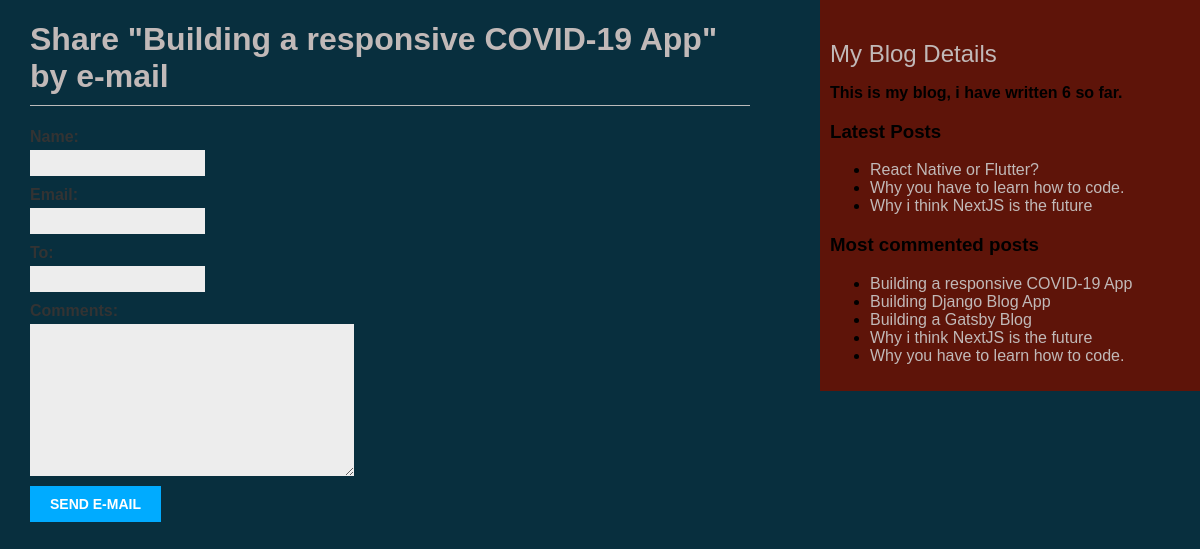
Screenshot of /blog/1/share/ with the database file from the repository.
### blog/models.py (models this page shows, shortened)
class Post(models.Model):
    STATUS_CHOICES = (
        ('draft', 'Draft'),
        ('published', 'Published'),
    )
    title = models.CharField(max_length=250)
    slug = models.SlugField(max_length=250, unique_for_date='publish')
    author = models.ForeignKey(User, related_name='tips_posts', on_delete=models.CASCADE)
    body = models.TextField()
    publish = models.DateTimeField(default = timezone.now)
    created = models.DateTimeField(auto_now_add=True)
    updated = models.DateTimeField(auto_now=True)
    status = models.CharField(max_length=10,
    choices=STATUS_CHOICES,
    default='draft')
    tags = TaggableManager()
    published = PublishedManager()
    class Meta:
        ordering = ('-publish',)
    def get_absolute_url(self):
        return reverse('blog:post_detail',args=[self.publish.year, self.publish.month, self.publish.day, self.slug])

### blog/views.py (the view)
# urls.py: path('<int:post_id>/share/', views.post_share, name='post_share'),
def post_share(request, post_id):
    post = get_object_or_404(Post, id=post_id, status='published')
    sent = False
    if request.method == 'POST':
        form = EmailPostForm(request.POST)
        if form.is_valid():
            cd = form.cleaned_data
            post_url = request.build_absolute_uri(post.get_absolute_url())
            subject = f"{cd['name']} recommends you read " f"{post.title}"
            message = f"Read {post.title} at {post_url}\n\n" f"{cd['name']}\'s comments: {cd['comments']}"
            send_mail(subject, message, 'sochenhie@gmail.com',[cd['to']])
            sent = True
    else:
        form = EmailPostForm()
    return render(request, 'blog/post/share.html', {'post': post, 'form': form, 'sent': sent })

### blog/forms.py
class EmailPostForm(forms.Form):
    name = forms.CharField(max_length=25)
    email = forms.EmailField()
    to = forms.EmailField()
    comments = forms.CharField(required=False, widget=forms.Textarea)

### blog/models.py (called while the page is built)
    def get_queryset(self):
        return super(PublishedManager, self).get_queryset()\
        .filter(status='published')

### blog/templatetags/blog_tags.py (called while the page is built)
@register.simple_tag
def total_posts():
    return Post.published.count()

@register.inclusion_tag("blog/post/latest_posts.html")
def show_latest_posts(count=5):
    latest_posts = Post.published.order_by('-publish')[:count]
    return {
        "latest_posts": latest_posts,
    }

@register.simple_tag
def get_most_commented_posts(count=5):
    return Post.published.annotate(
        total_comments=Count('comments')
    ).order_by('-total_comments')[:count]

### blog/templates/blog/post/share.html (shortened to what this page needs)
{% extends "blog/base.html" %}
{% block content %}
{% if sent %}
<h1>E-mail successfully sent</h1>
<p>
"{{ post.title }}" was successfully sent to {{ form.cleaned_data.to }}.
</p>
{% else %}
<h1>Share "{{ post.title }}" by e-mail</h1>
<form method="post">
{{ form.as_p }}
<input type="submit" value="Send e-mail">
</form>
{% endif %}
{% endblock %}

### blog/templates/blog/base.html (shortened to what this page needs)
{% load blog_tags %} {% load static %}
<!DOCTYPE html>
<html>
  <head>
    <link rel="stylesheet" href="{% static "css/blog.css" %}?{% now "U" %}" >
  </head>
  <body>
    <div id="content">{% block content %} {% endblock %}</div>
    <div id="sidebar">
      <h2>My Blog Details</h2>
      <p>This is my blog, i have written {% total_posts %} so far.</p>
      <h3>Latest Posts</h3>
      {% show_latest_posts 3 %}
      <h3>Most commented posts</h3>
      {% get_most_commented_posts as most_commented_posts %}
      <ul>
        {% for post in most_commented_posts %}
        <li>
          <a href="{{ post.get_absolute_url }}">{{ post.title }}</a>
        </li>
        {% endfor %}
      </ul>
    </div>
  </body>
</html>

### blog/templates/blog/post/latest_posts.html
<ul>
{% for post in latest_posts %}
<li>
<a href="{{ post.get_absolute_url }}">{{ post.title }}</a>
</li>
{% endfor %}
</ul>

### blog/static/css/blog.css (style rules this page uses)
body { margin: 0; padding: 0; font-family: helvetica, sans-serif; background-color: #082f3e; }
a { color: #c1b9b8; text-decoration: none; }
h1 { font-weight: nobolfrmal; border-bottom: 1px solid #bbb; padding: 0 0 10px 0; color: #c1b9b8; }
h2 { font-weight: normal; margin: 30px 0 0; color: #c1b9b8; }
#content { float: left; width: 60%; padding: 0 0 0 30px; }
#sidebar { float: right; width: 30%; padding: 10px; background: #5e1409; height: 100%; }
p { color: #000000; font-weight: bold; }
label { float: left; clear: both; color: #333; margin-bottom: 4px; }
input, textarea { clear: both; float: left; margin: 0 0 10px; background: #ededed; border: 0; padding: 6px 10px; font-size: 12px; }
input[type="submit"] { font-weight: bold; background: #00abff; color: #fff; padding: 10px 20px; font-size: 14px; text-transform: uppercase; }

### rows the page displays
Post: title "Building a responsive COVID-19 App"
Post: title "React Native or Flutter?"
Post: title "Why you have to learn how to code."
Post: title "Why i think NextJS is the future"
Post: title "Building Django Blog App"
Post: title "Building a Gatsby Blog"
